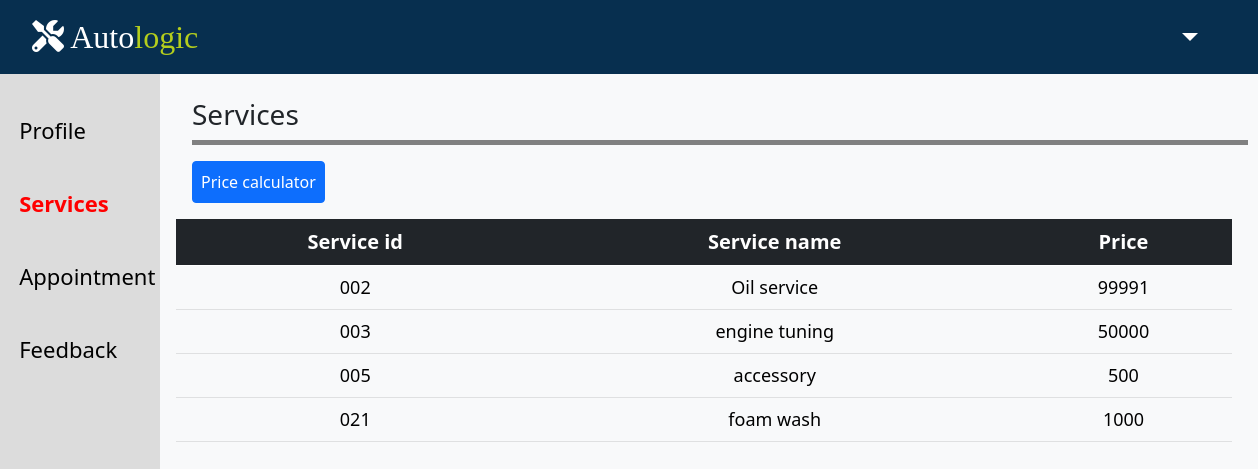
The page /client/client-service.php?profile=nirmal on the database its author committed.
### tables this page shows
CREATE TABLE `service_list` (
  `service_id` varchar(10) NOT NULL,
  `service_name` varchar(20) NOT NULL,
  `price` varchar(10) NOT NULL
);

### client/client-service.php (the view, shortened to what this page needs)
<!doctype html>
 <html lang="en">
 <head>
   <link rel="stylesheet" href="./styles/client-service.css">
   <link rel="stylesheet" href="https://cdn.jsdelivr.net/npm/bootstrap@5.0.2/dist/css/bootstrap.min.css">
 </head>
 <body class="bg-light">
   <?php include "../basic/client-header.php" ?>
   <?php include "../basic/client-sidebar.php" ?>
   <div class="service-list">
   <div class="service_heading">
            <h3>Services</h3>
   </div>
       <button type="button" class="btn btn-primary my-3 p-2 mx-3" data-bs-toggle="modal" data-bs-target="#staticBackdrop">
       Price calculator
     </button>
     <table class="table table-hover table-light text-center">
       <thead class="table-dark">
         <tr>
           <th scope="col">Service id</th>
           <th scope="col">Service name</th>
           <th scope="col">Price</th>
         </tr>
       </thead>
       <tbody>
         <?php
         $connection = mysqli_connect('localhost','root','','service_appointment') or die ("failed").mysqli_connect_error();
         $sql = "SELECT * FROM `service_list`";
         $result = mysqli_query($connection,$sql);
         if($result)
         {
           while($row = mysqli_fetch_assoc($result)){
             $service_id = $row['service_id'];
             $service_name = $row['service_name'];
             $price = $row['price'];
             echo "
             <tr>
             <td>$service_id</td>
             <td>$service_name</td>
             <td>$price</td>
           </tr>
             ";
           }
         }
         ?>
       </tbody>
     </table>
   </div>
 </body>
 </html>

### client/styles/client-service.css (style rules this page uses)
.service-list { margin-left: 10rem; width: 68rem !important; padding: 16px; }
thead { font-size: 20px; }
tbody { font-size: 18px; }
.service_heading { margin-top: 0.5rem !important; margin-left: 1rem !important; width: 66rem !important; border-bottom: 5px solid gray; }

### rows shown on the page
service_list: service_id "002", service_name "Oil service", price "99991"
service_list: service_id "003", service_name "engine tuning", price "50000"
service_list: service_id "005", service_name "accessory", price "500"
service_list: service_id "021", service_name "foam wash", price "1000"
